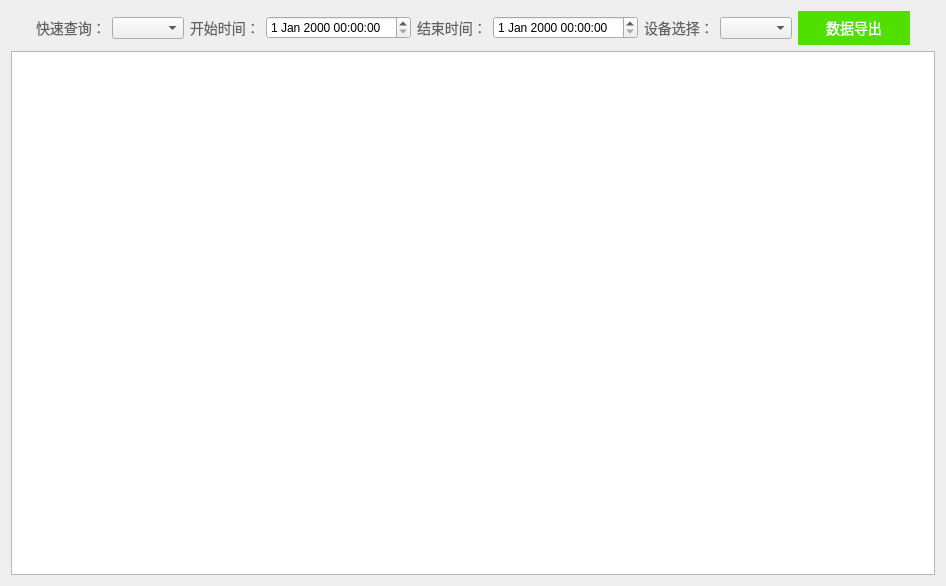
<?xml version="1.0" encoding="UTF-8"?>
<ui version="4.0">
 <class>OperationLogs</class>
 <widget class="QDialog" name="OperationLogs">
  <property name="geometry">
   <rect>
    <x>0</x>
    <y>0</y>
    <width>946</width>
    <height>586</height>
   </rect>
  </property>
  <property name="windowTitle">
   <string>Dialog</string>
  </property>
  <layout class="QGridLayout" name="gridLayout">
   <item row="0" column="0">
    <layout class="QHBoxLayout" name="horizontalLayout_2">
     <item>
      <spacer name="horizontalSpacer">
       <property name="orientation">
        <enum>Qt::Horizontal</enum>
       </property>
       <property name="sizeHint" stdset="0">
        <size>
         <width>40</width>
         <height>20</height>
        </size>
       </property>
      </spacer>
     </item>
     <item>
      <widget class="QLabel" name="label_3">
       <property name="styleSheet">
        <string notr="true">QLabel {
font-size:14px;
font-family:PingFang SC;
font-weight:300;
line-height:44px;
color:rgba(97,97,97,1);
}</string>
       </property>
       <property name="text">
        <string>快速查询：</string>
       </property>
      </widget>
     </item>
     <item>
      <widget class="QComboBox" name="comboBox"/>
     </item>
     <item>
      <widget class="QLabel" name="label_4">
       <property name="styleSheet">
        <string notr="true">QLabel {
font-size:14px;
font-family:PingFang SC;
font-weight:300;
line-height:44px;
color:rgba(97,97,97,1);
}</string>
       </property>
       <property name="text">
        <string>开始时间：</string>
       </property>
      </widget>
     </item>
     <item>
      <widget class="QDateTimeEdit" name="dateTimeEdit"/>
     </item>
     <item>
      <widget class="QLabel" name="label_5">
       <property name="styleSheet">
        <string notr="true">QLabel {
font-size:14px;
font-family:PingFang SC;
font-weight:300;
line-height:44px;
color:rgba(97,97,97,1);
}</string>
       </property>
       <property name="text">
        <string>结束时间：</string>
       </property>
      </widget>
     </item>
     <item>
      <widget class="QDateTimeEdit" name="dateTimeEdit_2"/>
     </item>
     <item>
      <widget class="QLabel" name="label_6">
       <property name="styleSheet">
        <string notr="true">QLabel {
font-size:14px;
font-family:PingFang SC;
font-weight:300;
line-height:44px;
color:rgba(97,97,97,1);
}</string>
       </property>
       <property name="text">
        <string>设备选择：</string>
       </property>
      </widget>
     </item>
     <item>
      <widget class="QComboBox" name="comboBox_2"/>
     </item>
     <item>
      <widget class="QPushButton" name="pushButton_2">
       <property name="styleSheet">
        <string notr="true">QPushButton {
width:112px;
height:34px;
background:rgba(81,223,0,1);
border:0px;
font-size:14px;
font-family:PingFang SC;
font-weight:300;
line-height:44px;
color:rgba(255,255,255,1);
}</string>
       </property>
       <property name="text">
        <string>数据导出</string>
       </property>
      </widget>
     </item>
     <item>
      <spacer name="horizontalSpacer_2">
       <property name="orientation">
        <enum>Qt::Horizontal</enum>
       </property>
       <property name="sizeHint" stdset="0">
        <size>
         <width>40</width>
         <height>20</height>
        </size>
       </property>
      </spacer>
     </item>
    </layout>
   </item>
   <item row="1" column="0">
    <widget class="QTableView" name="tableView"/>
   </item>
  </layout>
 </widget>
 <resources/>
 <connections/>
</ui>
